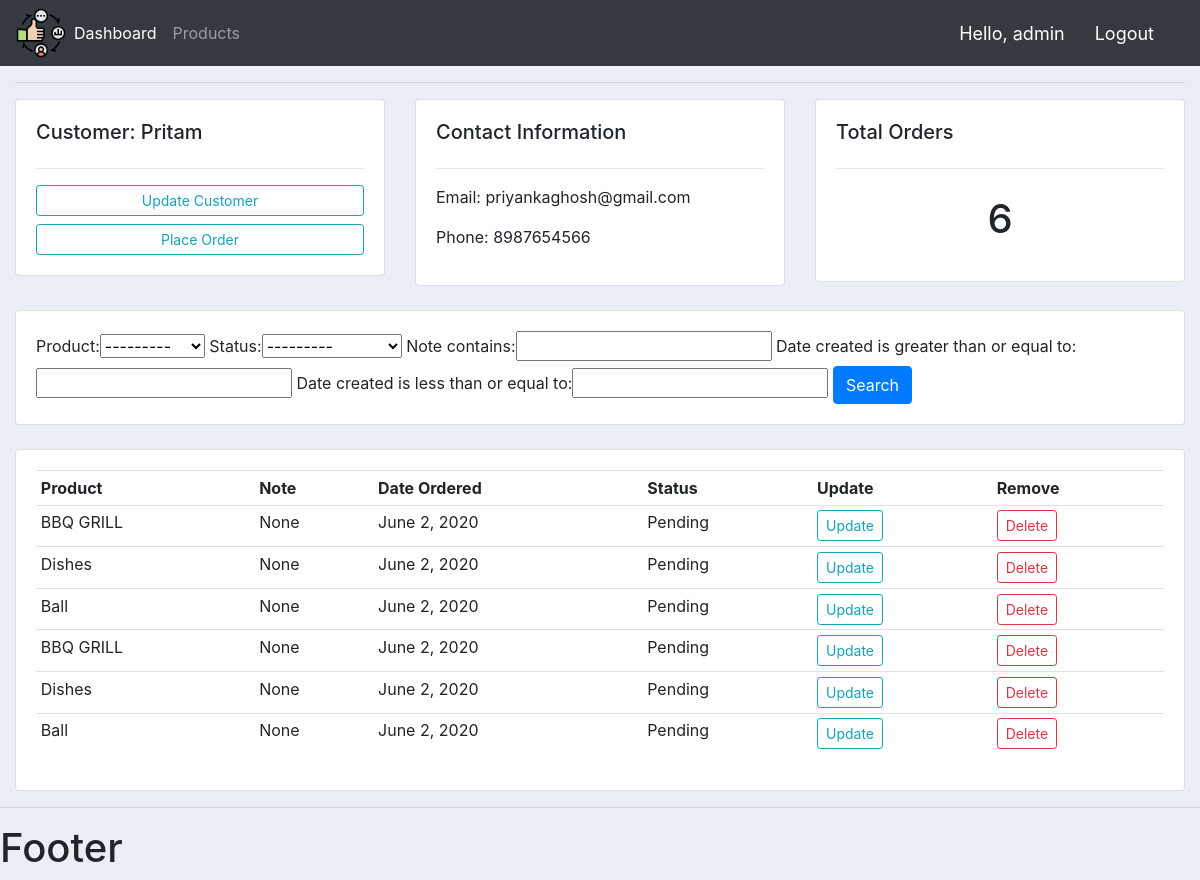
The page /customer/6/ (signed in) on the database its author committed.
### account/models.py (models this page shows, shortened)
class Customer(models.Model):
    user         = models.OneToOneField(User, null=True, blank=True, on_delete=models.CASCADE)
    name         = models.CharField(max_length=200, null=True)
    phone        = models.CharField(max_length=200, null=True)
    email        = models.CharField(max_length=200, null=True)
    profile_pic  = models.ImageField(null=True, blank=True, default='default.png')
    date_created = models.DateField(auto_now_add=True, null=True)

class Order(models.Model):
    STATUS = (
        ('Pending', 'Pending'),
        ('Out for delivery', 'Out for delivery'),
        ('Delivered', 'Delivered'),
    )
    customer = models.ForeignKey(Customer, null=True, on_delete=models.SET_NULL)
    product = models.ForeignKey(Product, null=True, on_delete=models.SET_NULL)
    date_created = models.DateField(auto_now_add=True, null=True)
    status = models.CharField(max_length=200, null=True, choices=STATUS)
    note = models.CharField(max_length=1000, null=True)

class Product(models.Model):
    CATEGORY = (
        ('Indoor', 'Indoor'),
        ('Out Door', 'Out Door'),
    )
    name = models.CharField(max_length=200, null=True)
    price = models.FloatField(null=True)
    category = models.CharField(max_length=200, null=True, choices=CATEGORY)
    description = models.CharField(max_length=200, null=True, blank=True)
    date_created = models.DateField(auto_now_add=True, null=True)
    tags = models.ManyToManyField(Tag)
    def __str__(self):
        return self.name

### account/decorators.py (the view)
        def wrapper_func(request, *args, **kwargs):
            group = None
            if request.user.groups.exists():
                group = request.user.groups.all()[0].name
            if group in allowed_roles:
                return view_func(request, *args, **kwargs)
            else:
                return HttpResponse("<h3>You are not Authorized here.</h3>")

### account/views.py (called while the page is built)
@login_required(login_url='login')
@allowed_users(allowed_roles=['admin'])
def customer(request, pk):
    customer = Customer.objects.get(id=pk)
    orders = customer.order_set.all()
    order_count = orders.count()
    myFilter = OrderFilter(request.GET, queryset=orders)
    orders = myFilter.qs
    context = {
        'customer': customer,
        'orders': orders,
        'order_count': order_count,
        'myFilter': myFilter,
    }
    return render(request, 'account/customer.htm', context)

### account/templates/account/customer.htm
{% extends 'account/base.htm' %}
{% block content %}
<hr>
    <div class="row">
        <div class="col-md">
            <div class="card card-body">
                <h5>Customer: {{ customer.name }}</h5>
                <hr>
                <a class="btn btn-outline-info btn-sm btn-block" href="">Update Customer</a>
                <a class="btn btn-outline-info btn-sm btn-block" href="{% url 'create-order' customer.id %}">Place Order</a>
            </div>
        </div>
        <div class="col-md">
            <div class="card card-body">
                <h5>Contact Information</h5>
                <hr>
                <p>Email: {{ customer.email }}</p>
                <p>Phone: {{ customer.phone }}</p>
            </div>
        </div>
        <div class="col-md">
            <div class="card card-body">
                <h5>Total Orders</h5>
                <hr>
                <h1 style="text-align: center; padding: 10px;">{{ order_count }}</h1>
            </div>
        </div>
    </div>
    <br>
    <div class="row">
        <div class="col">
            <div class="card card-body">
                <form action="" method="get">
                    {{ myFilter.form }}
                    <button type="submit" class="btn btn-primary">Search</button>
                </form>
            </div>
        </div>
    </div>
    <br>
    <div class="row">
        <div class="col-md">
            <div class="card card-body">
                <table class="table table-sm">
                    <tr>
                        <th>Product</th>
                        <th>Note</th>
                        <th>Date Ordered</th>
                        <th>Status</th>
                        <th>Update</th>
                        <th>Remove</th>
                    </tr>
                    {% for order in orders  %}
                        <tr>
                            <td>{{ order.product }}</td>
                            <td>{{ order.note }}</td>
                            <td>{{ order.date_created }}</td>
                            <td>{{ order.status }}</td>
                            <td><a class="btn btn-outline-info btn-sm" href="{% url 'update-order' order.id %}">Update</a></td>
                            <td><a class="btn btn-outline-danger btn-sm" href="{% url 'delete-order' order.id %}">Delete</a></td>
                        </tr>
                    {% endfor %}
                </table>
            </div>
        </div>
    </div>
{% endblock %}

### account/templates/account/navbar.htm (shortened to what this page needs)
{% load static %}
<nav class="navbar navbar-expand-lg navbar-dark bg-dark">
    <a href="{% url 'home' %}"><img src="{% static 'images/logo.png' %}" alt="" style="width: 50px; height: auto;"></a>
    <div class="collapse navbar-collapse" id="navbarSupportedContent">
      <ul class="navbar-nav mr-auto">
        {% if request.user.is_staff %}
        <li class="nav-item active">
          <a class="nav-link" href="{% url 'home' %}">Dashboard <span class="sr-only">(current)</span></a>
        </li>
        <li class="nav-item">
          <a class="nav-link" href="{% url 'products' %}">Products</a>
        </li>
        {% else %}
        <li class="nav-item" style="margin-left: 50px;">
          <a class="nav-link" href="{% url 'account' %}">Settings</a>
        </li>
        {% endif %}
      </ul>
    </div>
    <span class="hello-msg">Hello, {{ request.user }}</span>
    <span><a class="hello-msg" href="{% url 'logout' %}">Logout</a></span>
</nav>

### static/css/main.css (style rules this page uses)
body { background-color: #ebeff5; }

### account/templates/account/navbar.htm (style rules this page uses)
.hello-msg { font-size: 18px; color: #ffffff; margin-right: 30px; }

### rows shown on the page
Customer: name "Pritam", email "priyankaghosh@gmail.com", phone "8987654566"
Order: product "BBQ GRILL", note "None", date_created "June 2, 2020", status "Pending"
Order: product "Dishes", note "None", date_created "June 2, 2020", status "Pending"
Order: product "Ball", note "None", date_created "June 2, 2020", status "Pending"
Order: product "BBQ GRILL", note "None", date_created "June 2, 2020", status "Pending"
Order: product "Dishes", note "None", date_created "June 2, 2020", status "Pending"
Order: product "Ball", note "None", date_created "June 2, 2020", status "Pending"

### other values the page prints
{{ request.user }} "admin"
{{ order_count }} "6"
